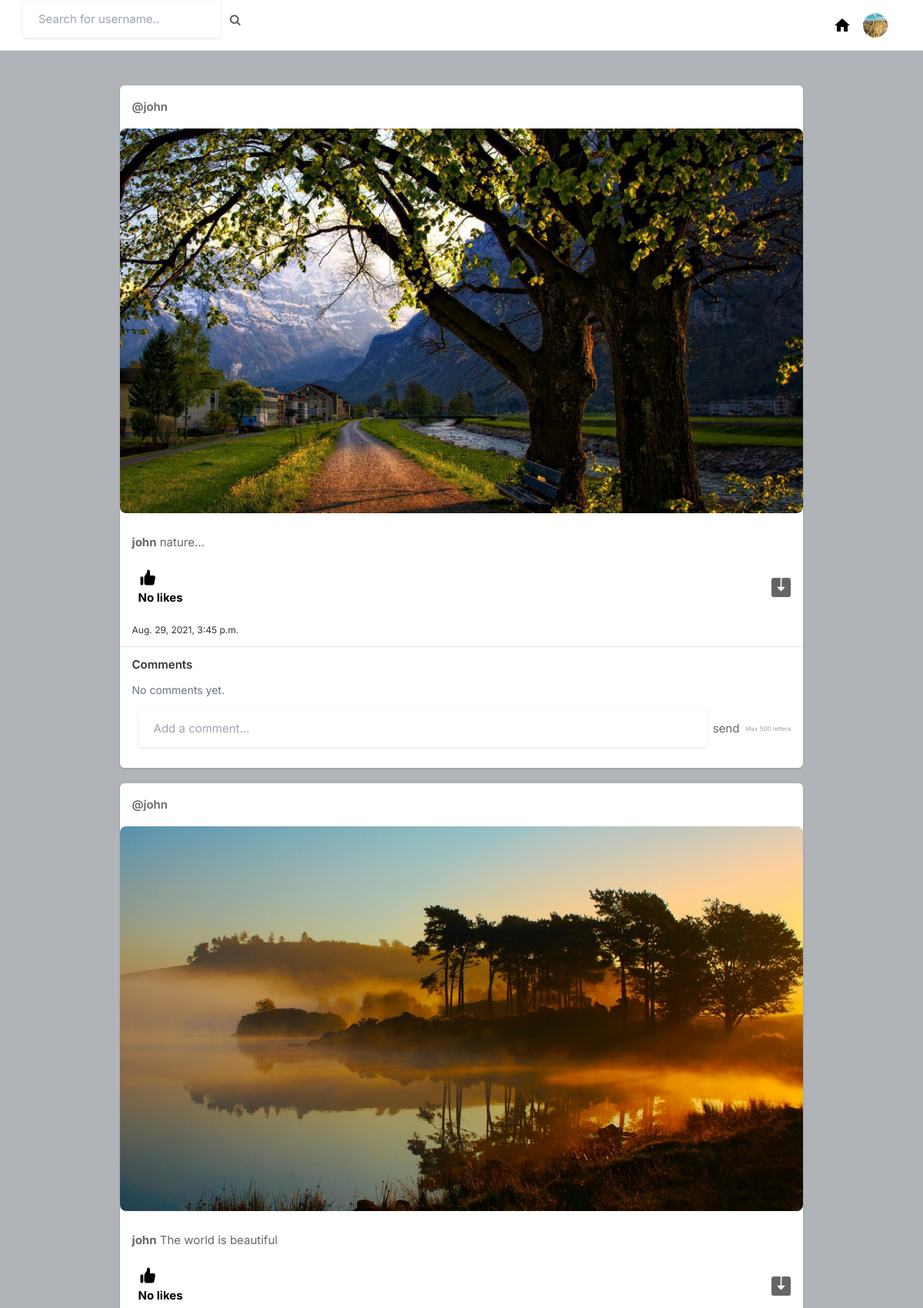
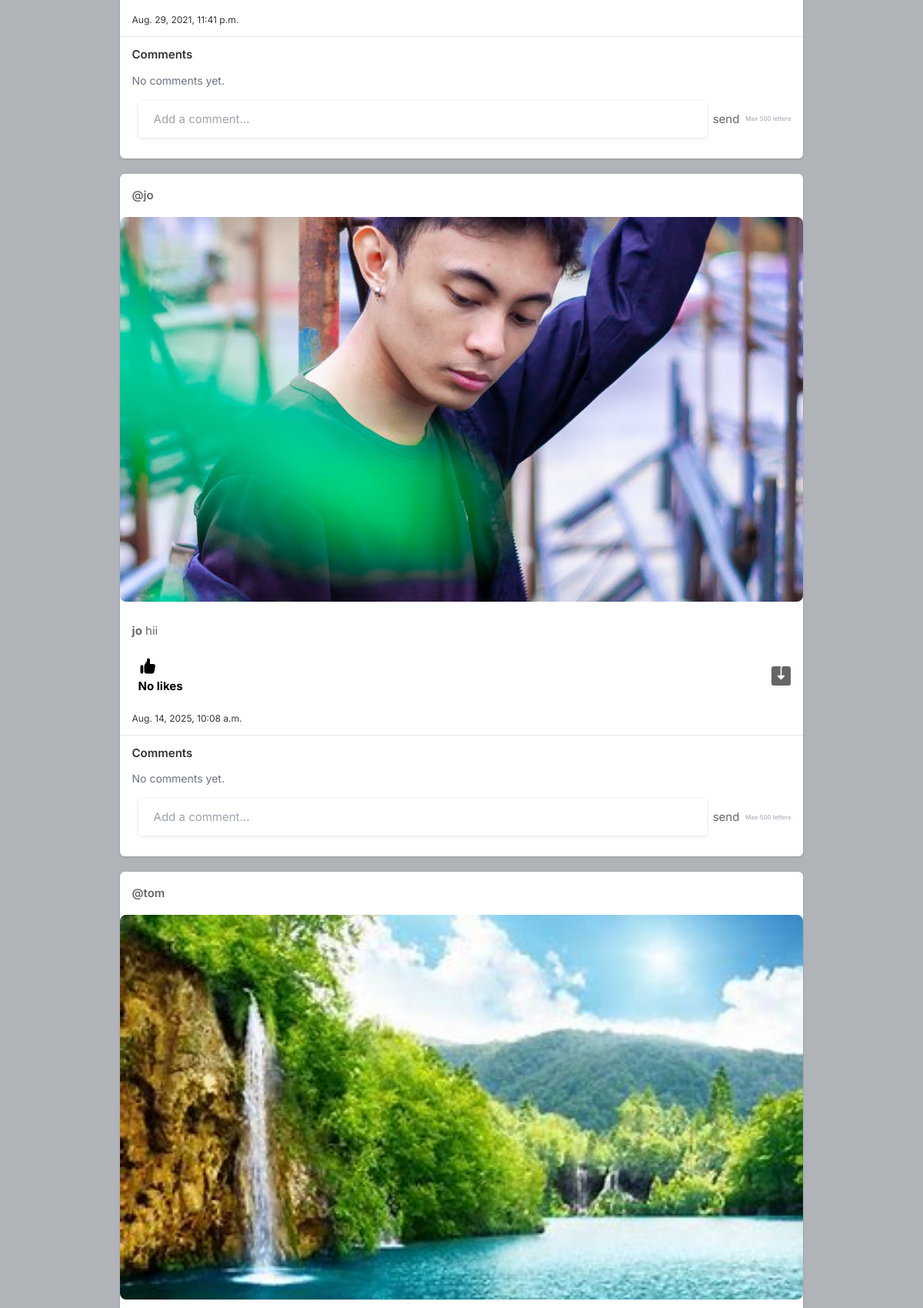
Page /explore/ (signed in, upper part) on the committed database (2 pictures, top to bottom).
### core/models.py (models this page shows, shortened)
class Profile(models.Model):
    user = models.OneToOneField(User, on_delete=models.CASCADE, related_name='profile')
    id_user = models.IntegerField()
    bio = models.TextField(blank=True)
    email_confirmed = models.BooleanField(default=False)
    phone_confirmed = models.BooleanField(default=False)
    phone_number = models.TextField(blank=True)
    private_public = models.BooleanField(default=False)
    profileimg = models.ImageField(upload_to='profile_images',default='blank-profile-picture.png')
    profilebackground = models.ImageField(upload_to='profile_images',default='blank-profile-picture.png')
    location = models.CharField(max_length=100, blank=True)

class Post(models.Model):
    id = models.UUIDField(primary_key=True, default=uuid.uuid4, editable=False)
    user = models.CharField(max_length=100)
    image = models.FileField(upload_to='post_images',default='blank-post-picture.png')
    caption = models.TextField()
    created_at = models.DateTimeField(default=datetime.now)
    no_of_likes = models.IntegerField(default=0)

### core/views.py (the view)
# urls.py: path('explore/', views.explore, name='explore'),
@login_required(login_url='signin')
def explore(request):
    user_object = User.objects.get(username=request.user.username)
    user_profile = Profile.objects.get(user=user_object)
    user_profile_post = Profile.objects.filter(private_public=False)
    posts = []
    for user in user_profile_post:
        if not user.private_public:
            posts.append(Post.objects.filter(user=user.user))
    user_following = FollowersCount.objects.filter(follower=request.user.username)
    for user in user_following:
        posts.append(Post.objects.filter(user=user.user))
    posts = list(set(chain(*posts)))
    return render(request, 'explore.html', {'user_profile': user_profile,'posts': posts})

### templates/explore.html (shortened to what this page needs)
{% load static %}
<html lang="en">
<head>
    <link rel="stylesheet" href="{% static 'assets/css/icons.css' %}">
    <link rel="stylesheet" href="{% static 'assets/css/uikit.css' %}">
    <link rel="stylesheet" href="{% static 'assets/css/style.css' %}">
    <link rel="stylesheet" href="{% static 'assets/css/tailwind.css' %}">
    <link rel="stylesheet" href="https://cdnjs.cloudflare.com/ajax/libs/font-awesome/4.7.0/css/font-awesome.min.css">
</head>
<body>
            <header>
                <div class="header_inner">
                    <form action="/search" method="POST">
                    <div class="left-side">
                            <input type="text" name="username" placeholder="Search for username..">&nbsp; &nbsp;
                            <button type="submit"><i class="fa fa-search fa-1x"></i></button>
                    </div>
                    </form>
                    <div class="right-side lg:pr-4">
                        <a href="/" title="Home" style="display: inline-block; margin-left: 20px; color: black;">
                            <svg xmlns="http://www.w3.org/2000/svg" fill="black" width="24" height="24" viewBox="0 0 24 24">
                                <path d="M10 20v-6h4v6h5v-8h3L12 3 2 12h3v8z"/>
                            </svg>
                        </a>
                       <a href="#">
                            <img src="{{ user_profile.profileimg.url }}" class="header-avatar" alt="">
                       </a>
                    </div>
                </div>
            </header>
            <div class="container m-auto">
                <div class="lg:flex justify-center lg:space-x-10 lg:space-y-0 space-y-5">
                    <div class="space-y-5 flex-shrink-0 lg:w-10/12">
                        {% for post in posts %}
                        <div class="bg-white shadow rounded-md  -mx-2 lg:mx-0">
                            <div class="flex justify-between items-center px-4 py-3">
                                <div class="flex flex-1 items-center space-x-4">
                                    <span class="block font-semibold "><a href="/profile/{{post.user}}">@{{post.user}}</a></span>
                                </div>
                                <div>
                            <a href="#"> <i class="icon-feather-more-horizontal text-2xl hover:bg-gray-200 rounded-full p-2 transition -mr-1 "></i> </a>
                        </div>
                            </div>
                            <div class="post-media mb-3">
                                    {% if post.image %}
                                    {% if post.image.url|lower|slice:'-4:' == '.mp4' or post.image.url|lower|slice:'-5:' == '.webm' or post.image.url|lower|slice:'-4:' == '.mov' %}
                                    <video controls style="width: 100%; max-height: 500px; object-fit: cover; border-radius: 8px;">
                                        <source src="{{ post.image.url }}" type="video/mp4">
                                    </video>
                                    {% else %}
                                    <a href="{{ post.image.url }}" uk-lightbox>
                                        <img src="{{ post.image.url }}" alt="post media" style="width: 100%; max-height: 500px; object-fit: cover; border-radius: 8px;">
                                    </a>
                                    {% endif %}
                                    {% endif %}
                                </div>
                            <div class="py-3 px-4 space-y-3">
                                <p>
                                    <a href="/profile/{{post.user}}"><strong>{{post.user}}</strong></a> {{post.caption}}
                                </p>
                                <div class="flex space-x-4 lg:font-bold">
                                    <a href="/like-post?post_id={{post.id}}" class="flex items-center space-x-2">
                                        <div class="p-2 rounded-full text-black">
                                            {% if post.no_of_likes == 0 %}
                                            <p>No likes</p>
                                            {% elif post.no_of_likes == 1 %}
                                            <p>Liked by {{post.no_of_likes}} person</p>
                                            {% else %}
                                            <p>Liked by {{post.no_of_likes}} people</p>
                                            {% endif %}
                                        </div>
                                    </a>
                                    <a href="{{post.image.url}}" class="flex items-center space-x-2 flex-1 justify-end" download>
                                    </a>
                                </div>
                                <h6 style="font-size: 12px;">
                                    {{post.created_at}}
                                </h6>
                            </div>
                                <div class="border-t border-gray-200 px-4 py-3">
                            <h3 class="font-semibold mb-3">Comments</h3>
                            <div class="space-y-3 mb-4">
                            {% for comment in post.comments.all %}
                                <div class="flex items-start space-x-3">
                                    <a href="/profile/{{ comment.user.username }}">
                                        <img src="{{ comment.user.profile.profileimg.url }}" class="w-8 h-8 rounded-full">
                                    </a>
                                <div>
                                    <div class="bg-gray-100 rounded-lg px-3 py-2">
                                        <a href="/profile/{{ comment.user.username }}" class="font-semibold text-sm">
                                            {{ comment.user.username }}
                                        </a>
                                        <p class="text-sm" name="comment_txt">{{ comment.comment }}</p>
                                </div>
                                    {% if comment.user.username == user.username %}
                                    <form method="POST" action="/comment/delete/{{ post.id }}" class="flex items-center space-x-2">
                                        {% csrf_token %}
                                        <input type="hidden" name="comment_txt" value="{{ comment.comment }}">
                                        <button style="font-size : 8px;" type="submit">delete</button>
                                    </form>
                                    {% endif %}
                                    <span class="text-xs text-gray-500">{{ comment.created_at|timesince }} ago</span>
                                </div>
                            </div>
                            {% empty %}
                            <p class="text-gray-500 text-sm">No comments yet.</p>
                                {% endfor %}
                            </div>
                            <form method="POST" action="/comment/{{ post.id }}" class="flex items-center space-x-2">
                                <input type="text" name="comment_text" maxlength="500" placeholder="Add a comment..." class="flex-1 border border-gray-300 rounded-full px-4 py-2 focus:outline-none focus:ring-2 focus:ring-blue-500 focus:border-transparent">
                                <button type="submit">
                                    send
                                </button>
                                <p class="text-[10px] text-gray-400 ml-2" style="font-size:8px;">Max 500 letters</p>
                            </form>
                        </div>
                        </div>
                        {% endfor %}
                    </div>
                    </div>
                </div>
</body>
</html>

### static/assets/css/style.css (style rules this page uses)
body { background-color: #B0B3B8!important; }
button { vertical-align: middle; }
input { height: 48px; line-height: 48px; padding: 0 20px; outline: none; font-size: 15px; color: #808080; max-width: 100%; width: 100%; -webkit-box-sizing: border-box; box-sizing: border-box; display: block; font-weight: 400; opacity: 1; border-radius: 4px; border: none; -webkit-box-shadow: 0 1px 4px 0px rgba(0, 0, 0, 0.12); box-shadow: 0 1px 4px 0px rgba(0, 0, 0, 0.12); }
input[type="text"], input[type="password"], input[type="email"], input[type="number"] { height: 48px; line-height: 48px; padding: 0 20px; outline: none; font-size: 15px; color: #808080; max-width: 100%; width: 100%; -webkit-box-sizing: border-box; box-sizing: border-box; display: block; font-weight: 400; opacity: 1; border-radius: 4px; border: none; -webkit-box-shadow: 0 1px 4px 0px rgba(0, 0, 0, 0.12); box-shadow: 0 1px 4px 0px rgba(0, 0, 0, 0.12); }
input { -webkit-transition: all 0.1s ease-in-out; transition: all 0.1s ease-in-out; }
::placeholder { color: #808080; opacity: 1; }
button { border: none; margin: 0; padding: 0; width: auto; overflow: visible; background: transparent; color: inherit; font: inherit; line-height: normal; cursor: pointer; }
a { color: #be185d; -webkit-transition: 0.3s; transition: 0.3s; outline: none !important; }
button { outline: none !important; }
img { max-width: 100%; }
body { color: #666; font-size: 15px; line-height: 27px; background-color: #f0f2f5; font-family: "Inter", sans-serif; text-transform: none; }
body p { font-size: 15px; line-height: 27px; }
h1, h2, h3, h4, h5, h6 { font-family: "Inter", sans-serif; text-transform: none; }
input[type="text"], input[type="password"], input[type="email"] { font-family: "Inter", sans-serif; text-transform: none; }
button, body .pac-container { font-family: "Inter", sans-serif; text-transform: none; }
h1, h2, h3, h4, h5, h6 { color: #333; font-weight: 500; margin: 0; padding: 0; }
h3 { font-size: 22px; }
h6 { font-size: 12px; }
b, strong { font-weight: 700 !important; }
@media (min-width: 1024px) { .container { max-width: 900px !important; padding-top: 45px; } }
header { background-color: #fff; left: 0; right: 0; top: 0; z-index: 99; height: 66px; display: -webkit-box; display: -ms-flexbox; display: flex; -webkit-box-align: center; -ms-flex-align: center; align-items: center; border-bottom: 1px solid #e5e7eb; }
header .header_inner { display: -webkit-box; display: -ms-flexbox; display: flex; -webkit-box-align: center; -ms-flex-align: center; align-items: center; max-width: 1090px; margin: auto; width: 100%; max-width: 100% !important; padding: 0 30px; }
header .header_inner .left-side { display: -webkit-box; display: -ms-flexbox; display: flex; -webkit-box-align: center; -ms-flex-align: center; align-items: center; }
header .header_inner .right-side { display: -webkit-box; display: -ms-flexbox; display: flex; -webkit-box-align: center; -ms-flex-align: center; align-items: center; -webkit-box-pack: end; -ms-flex-pack: end; justify-content: flex-end; margin-left: auto; }
header .header_inner .right-side .header-avatar { width: 32px; height: 32px; border-radius: 100%; margin-left: 15px; }

### rows in the picture
Profile: profileimg (picture)
Post: user "john", image (picture), caption "nature...", no_of_likes "No likes", created_at "Aug. 29, 2021, 3:45 p.m."
Post: user "john", image (picture), caption "The world is beautiful", no_of_likes "No likes", created_at "Aug. 29, 2021, 11:41 p.m."
Post: user "jo", image (picture), caption "hii", no_of_likes "No likes", created_at "Aug. 14, 2025, 10:08 a.m."
Post: user "tom", image (picture)
